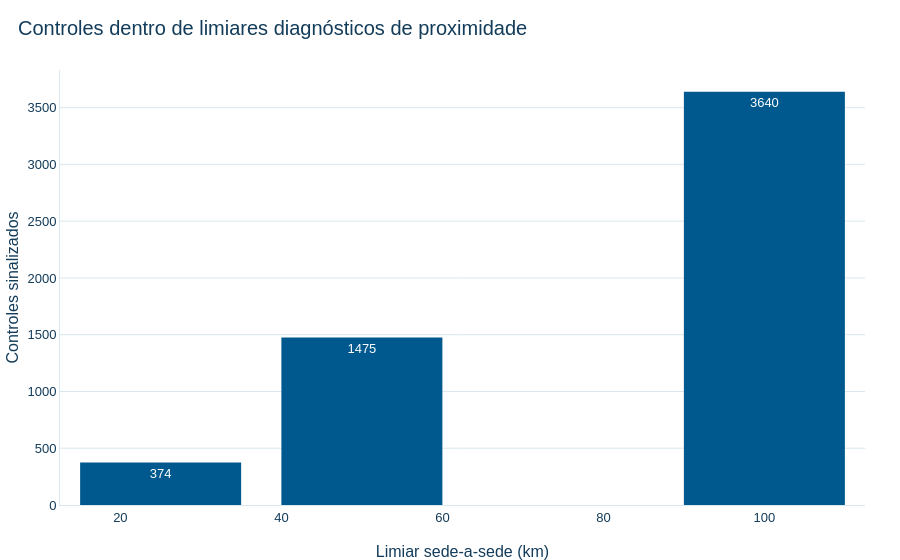

Write notebook code for a chart like this one.
### Markdown cell above
## 8. Spillovers e Arranjos Populacionais

### Code cell
spillover_painel = d17.classificar_spillover_controles(amostra, distancias)
spillover_unidades = spillover_painel.drop_duplicates("codigo_municipio_ibge")
spillover_controles = spillover_unidades.loc[
    spillover_unidades["papel_causal"].eq(d17.PAPEL_CONTROLE)
].copy()
spillover_controles.to_csv(
    OUT_DIAG / "diagnostico_spillover_controles.csv", index=False, encoding="utf-8-sig"
)
resumo_spillover = pd.DataFrame(
    {
        "limiar_km": [25, 50, 100],
        "n_controles_potencialmente_expostos": [
            int(spillover_controles["fl_ate_25_km"].sum()),
            int(spillover_controles["fl_ate_50_km"].sum()),
            int(spillover_controles["fl_ate_100_km"].sum()),
        ],
    }
)
resumo_spillover["n_controles_restantes_cenario"] = len(spillover_controles) - resumo_spillover["n_controles_potencialmente_expostos"]
resumo_spillover["proporcao_potencialmente_exposta"] = resumo_spillover["n_controles_potencialmente_expostos"] / len(spillover_controles)
mostrar(resumo_spillover)

fig = px.bar(
    resumo_spillover,
    x="limiar_km",
    y="n_controles_potencialmente_expostos",
    text="n_controles_potencialmente_expostos",
    color_discrete_sequence=[CORES_IPT["AZUL_PRINCIPAL"]],
    labels={"limiar_km": "Limiar sede-a-sede (km)", "n_controles_potencialmente_expostos": "Controles sinalizados"},
    title="Controles dentro de limiares diagnósticos de proximidade",
)
salvar_figura(fig, "d17_08_spillover_limiares")
fig.show()

### Figure 1 — Plotly figure (JSON) as saved in the notebook; plotly's stock layout.template omitted (floating-point values rounded to 4 significant figures)
{"data": [{"hovertemplate": "Limiar sede-a-sede (km)=%{x}<br>Controles sinalizados=%{text}<extra></extra>", "legendgroup": "", "marker": {"color": "#00598E", "pattern": {"shape": ""}}, "name": "", "orientation": "v", "showlegend": false, "text": [374.0, 1475.0, 3640.0], "textposition": "auto", "type": "bar", "x": [25, 50, 100], "xaxis": "x", "y": [374, 1475, 3640], "yaxis": "y"}], "layout": {"barmode": "relative", "font": {"color": "#133C5A", "family": "Arial", "size": 13}, "legend": {"tracegroupgap": 0}, "paper_bgcolor": "#FFFFFF", "plot_bgcolor": "#FFFFFF", "title": {"text": "Controles dentro de limiares diagnósticos de proximidade"}, "xaxis": {"anchor": "y", "domain": [0.0, 1.0], "title": {"text": "Limiar sede-a-sede (km)"}}, "yaxis": {"anchor": "x", "domain": [0.0, 1.0], "title": {"text": "Controles sinalizados"}}}}
